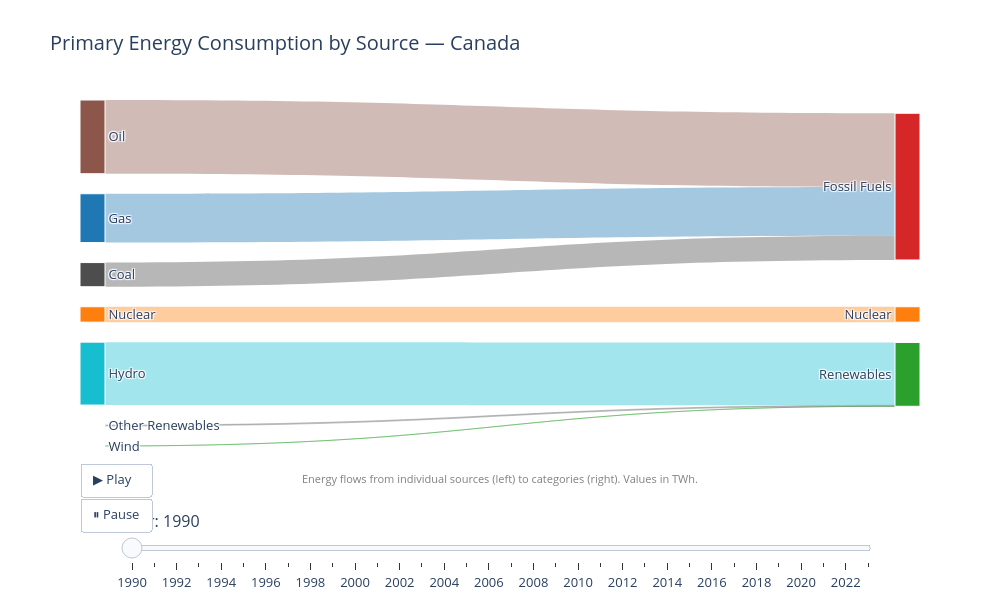

Notebook cell for this chart:
### Code cell
# Also show for a specific country — China's dramatic shift
fig1b = build_animated_sankey('Canada', (1990, 2023))
fig1b.show()

### Figure 1 — Plotly figure (JSON) as saved in the notebook; plotly's stock layout.template omitted (floating-point values rounded to 4 significant figures)
{"data": [{"link": {"color": ["rgba(77,77,77,0.4)", "rgba(140,86,75,0.4)", "rgba(31,119,180,0.4)", "rgba(255,127,14,0.4)", "rgba(23,190,207,0.4)", "rgba(44,160,44,0.4)", "rgba(127,127,127,0.4)"], "source": [0, 1, 2, 3, 4, 6, 8], "target": [9, 9, 9, 10, 11, 11, 11], "value": [315.6, 962.8, 637.6, 201.3, 821.3, 0.005331, 12.36]}, "node": {"color": ["#4d4d4d", "#8c564b", "#1f77b4", "#ff7f0e", "#17becf", "#ffdd57", "#2ca02c", "#9467bd", "#7f7f7f", "#d62728", "#ff7f0e", "#2ca02c"], "label": ["Coal", "Oil", "Gas", "Nuclear", "Hydro", "Solar", "Wind", "Biofuel", "Other Renewables", "Fossil Fuels", "Nuclear", "Renewables"], "line": {"color": "white", "width": 1}, "pad": 20, "thickness": 25}, "type": "sankey"}], "layout": {"annotations": [{"font": {"color": "grey", "size": 11}, "showarrow": false, "text": "Energy flows from individual sources (left) to categories (right). Values in TWh.", "x": 0.5, "xref": "paper", "y": -0.12, "yref": "paper"}], "font": {"size": 13}, "height": 600, "sliders": [{"active": 0, "currentvalue": {"font": {"size": 16}, "prefix": "Year: "}, "len": 0.9, "pad": {"t": 60}, "steps": [{"args": [["1990"], {"frame": {"duration": 500, "redraw": true}, "mode": "immediate", "transition": {"duration": 300}}], "label": "1990", "method": "animate"}, {"args": [["1991"], {"frame": {"duration": 500, "redraw": true}, "mode": "immediate", "transition": {"duration": 300}}], "label": "1991", "method": "animate"}, {"args": [["1992"], {"frame": {"duration": 500, "redraw": true}, "mode": "immediate", "transition": {"duration": 300}}], "label": "1992", "method": "animate"}, {"args": [["1993"], {"frame": {"duration": 500, "redraw": true}, "mode": "immediate", "transition": {"duration": 300}}], "label": "1993", "method": "animate"}, {"args": [["1994"], {"frame": {"duration": 500, "redraw": true}, "mode": "immediate", "transition": {"duration": 300}}], "label": "1994", "method": "animate"}, {"args": [["1995"], {"frame": {"duration": 500, "redraw": true}, "mode": "immediate", "transition": {"duration": 300}}], "label": "1995", "method": "animate"}, {"args": [["1996"], {"frame": {"duration": 500, "redraw": true}, "mode": "immediate", "transition": {"duration": 300}}], "label": "1996", "method": "animate"}, {"args": [["1997"], {"frame": {"duration": 500, "redraw": true}, "mode": "immediate", "transition": {"duration": 300}}], "label": "1997", "method": "animate"}, {"args": [["1998"], {"frame": {"duration": 500, "redraw": true}, "mode": "immediate", "transition": {"duration": 300}}], "label": "1998", "method": "animate"}, {"args": [["1999"], {"frame": {"duration": 500, "redraw": true}, "mode": "immediate", "transition": {"duration": 300}}], "label": "1999", "method": "animate"}, {"args": [["2000"], {"frame": {"duration": 500, "redraw": true}, "mode": "immediate", "transition": {"duration": 300}}], "label": "2000", "method": "animate"}, {"args": [["2001"], {"frame": {"duration": 500, "redraw": true}, "mode": "immediate", "transition": {"duration": 300}}], "label": "2001", "method": "animate"}, {"args": [["2002"], {"frame": {"duration": 500, "redraw": true}, "mode": "immediate", "transition": {"duration": 300}}], "label": "2002", "method": "animate"}, {"args": [["2003"], {"frame": {"duration": 500, "redraw": true}, "mode": "immediate", "transition": {"duration": 300}}], "label": "2003", "method": "animate"}, {"args": [["2004"], {"frame": {"duration": 500, "redraw": true}, "mode": "immediate", "transition": {"duration": 300}}], "label": "2004", "method": "animate"}, {"args": [["2005"], {"frame": {"duration": 500, "redraw": true}, "mode": "immediate", "transition": {"duration": 300}}], "label": "2005", "method": "animate"}, {"args": [["2006"], {"frame": {"duration": 500, "redraw": true}, "mode": "immediate", "transition": {"duration": 300}}], "label": "2006", "method": "animate"}, {"args": [["2007"], {"frame": {"duration": 500, "redraw": true}, "mode": "immediate", "transition": {"duration": 300}}], "label": "2007", "method": "animate"}, {"args": [["2008"], {"frame": {"duration": 500, "redraw": true}, "mode": "immediate", "transition": {"duration": 300}}], "label": "2008", "method": "animate"}, {"args": [["2009"], {"frame": {"duration": 500, "redraw": true}, "mode": "immediate", "transition": {"duration": 300}}], "label": "2009", "method": "animate"}, {"args": [["2010"], {"frame": {"duration": 500, "redraw": true}, "mode": "immediate", "transition": {"duration": 300}}], "label": "2010", "method": "animate"}, {"args": [["2011"], {"frame": {"duration": 500, "redraw": true}, "mode": "immediate", "transition": {"duration": 300}}], "label": "2011", "method": "animate"}, {"args": [["2012"], {"frame": {"duration": 500, "redraw": true}, "mode": "immediate", "transition": {"duration": 300}}], "label": "2012", "method": "animate"}, {"args": [["2013"], {"frame": {"duration": 500, "redraw": true}, "mode": "immediate", "transition": {"duration": 300}}], "label": "2013", "method": "animate"}, {"args": [["2014"], {"frame": {"duration": 500, "redraw": true}, "mode": "immediate", "transition": {"duration": 300}}], "label": "2014", "method": "animate"}, {"args": [["2015"], {"frame": {"duration": 500, "redraw": true}, "mode": "immediate", "transition": {"duration": 300}}], "label": "2015", "method": "animate"}, {"args": [["2016"], {"frame": {"duration": 500, "redraw": true}, "mode": "immediate", "transition": {"duration": 300}}], "label": "2016", "method": "animate"}, {"args": [["2017"], {"frame": {"duration": 500, "redraw": true}, "mode": "immediate", "transition": {"duration": 300}}], "label": "2017", "method": "animate"}, {"args": [["2018"], {"frame": {"duration": 500, "redraw": true}, "mode": "immediate", "transition": {"duration": 300}}], "label": "2018", "method": "animate"}, {"args": [["2019"], {"frame": {"duration": 500, "redraw": true}, "mode": "immediate", "transition": {"duration": 300}}], "label": "2019", "method": "animate"}, {"args": [["2020"], {"frame": {"duration": 500, "redraw": true}, "mode": "immediate", "transition": {"duration": 300}}], "label": "2020", "method": "animate"}, {"args": [["2021"], {"frame": {"duration": 500, "redraw": true}, "mode": "immediate", "transition": {"duration": 300}}], "label": "2021", "method": "animate"}, {"args": [["2022"], {"frame": {"duration": 500, "redraw": true}, "mode": "immediate", "transition": {"duration": 300}}], "label": "2022", "method": "animate"}, {"args": [["2023"], {"frame": {"duration": 500, "redraw": true}, "mode": "immediate", "transition": {"duration": 300}}], "label": "2023", "method": "animate"}], "x": 0.05}], "title": {"font": {"size": 20}, "text": "Primary Energy Consumption by Source — Canada"}, "updatemenus": [{"buttons": [{"args": [null, {"frame": {"duration": 700, "redraw": true}, "fromcurrent": true, "transition": {"duration": 400}}], "label": "▶ Play", "method": "animate"}, {"args": [[null], {"frame": {"duration": 0, "redraw": false}, "mode": "immediate", "transition": {"duration": 0}}], "label": "⏸ Pause", "method": "animate"}], "showactive": false, "type": "buttons", "x": 0, "xanchor": "left", "y": -0.05}], "width": 1000}}
